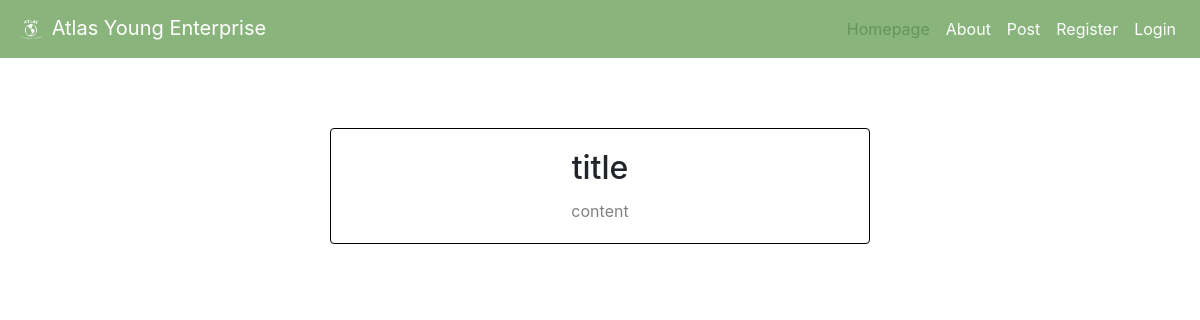
Before: / with the older database file.
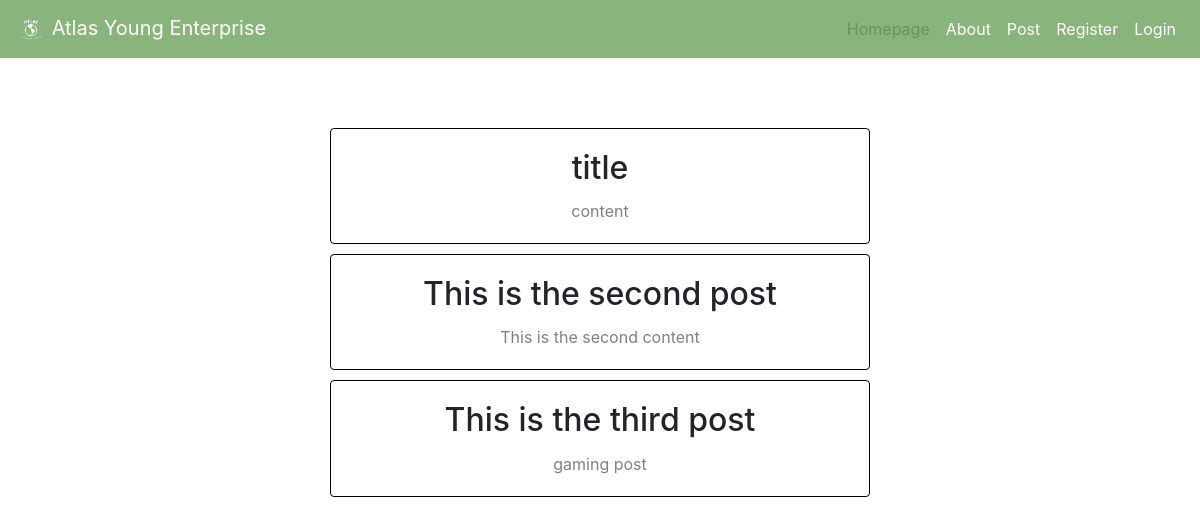
After: the same page with the newer database file.
### tables this page shows
CREATE TABLE posts (post_id INTEGER, user_id INTEGER, title TEXT NOT NULL, content TEXT NOT NULL, dateCreated DATETIME, PRIMARY KEY(post_id), FOREIGN KEY (user_id) REFERENCES users(id));

### app.py (the view)
@app.route("/")
def index():
    if "user_id" not in session:
        session["user_id"] = None
    con = createConnection()
    cur = con.cursor()
    posts = cur.execute("SELECT * FROM posts").fetchall()
    con.close()
    print(posts)
    return render_template("index.html", posts=posts)

### app.py (called while the page is built)
@app.after_request
def after_request(response):
    response.headers["Cache-Control"] = "no-cache, no-store, must-revalidate"
    response.headers["Expires"] = 0
    response.headers["Pragma"] = "no-cache"
    return response

def createConnection():
    return sqlite3.connect("atlas.db")

### templates/index.html (shortened to what this page needs)
{% extends "layout.html" %}
{% block header %}
    <nav class="navbar navbar-expand-lg navbar-custom">
        <a class="navbar-brand" href="/">
            <img src="/static/images/atlaslogo.png" width="30" height="30" alt="" loading="lazy">
            Atlas Young Enterprise
        </a>
        <ul class="navbar-nav ml-auto">
            <li class="nav-item active">
                <a class="nav-link" href="/">Homepage <span class="sr-only">(current)</span></a>
            </li>
            <li class="nav-item">
                <a class="nav-link" href="/about">About</a>
            </li>
            <li class="nav-item">
                <a class="nav-link" href="/post">Post</a>
            </li>
            <li class="nav-item">
                <a class="nav-link" href="/register">Register</a>
            </li>
            <li class="nav-item">
                <a class="nav-link" href="/login">Login</a>
            </li>
        </ul>
    </nav>
{% endblock %}
{% block body %}
    <div class="padFive">
        {% for post in posts %}
            <div class="text-center card row col-sm-6 w-75" style="width: 50%; border: 1px solid black; margin: 10px 25% 10px 25%; display: block;">
                <div class="card-body">
                    <h2 class="card-title">{{ post[2] }}</h2>
                    <p class="card-text" style="color: grey;">{{ post[3] }}</p>
                </div>
            </div>
        {% endfor %}
    </div>
{% endblock %}

### templates/layout.html (shortened to what this page needs)
<!DOCTYPE html>
<html>
    <head>
        <link href="/static/styles.css" rel="stylesheet">
        <link rel="stylesheet" href="https://cdn.jsdelivr.net/npm/bootstrap@4.5.3/dist/css/bootstrap.min.css">
    </head>
    <body>
        {% block header %}{% endblock %}
        {% block body %}{% endblock %}
    </body>
</html>

### static/styles.css (style rules this page uses)
body { background-color: black; color: white; }
.navbar-custom { background-color: #89b47c; }
.navbar-custom .navbar-nav .nav-link { color: white; }
.navbar-custom .navbar-brand, .navbar-custom .navbar-text { color: white; }
.navbar-custom .nav-item.active .nav-link, .navbar-custom .nav-item:hover .nav-link { color: #659656; }
.padFive { padding: 5% 5%; }

Changed rows visible on the page:
added posts: title "This is the second post", content "This is the second content"
added posts: title "This is the third post", content "gaming post"
